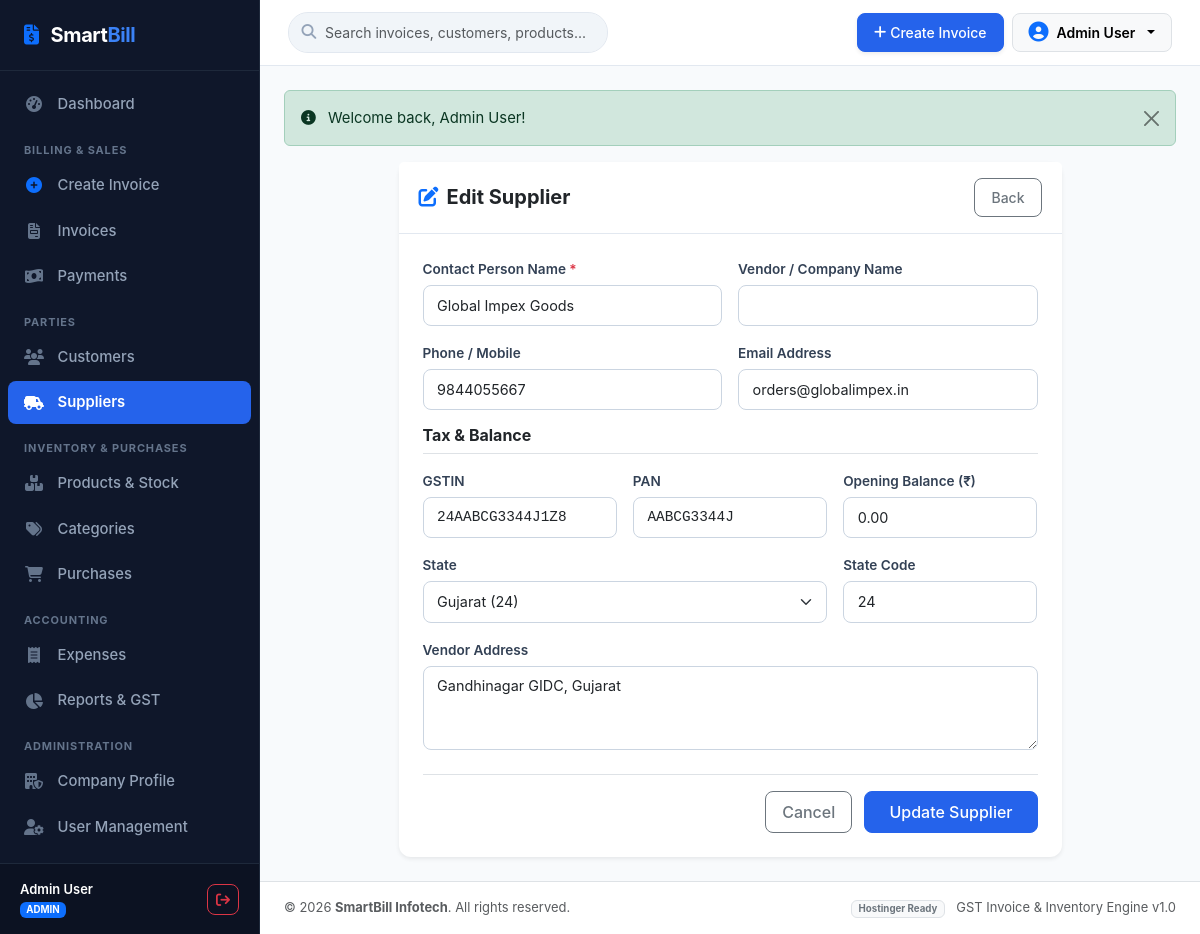
The app's page /suppliers/edit.php?id=2 (signed in) with its own data.
### tables this page shows
CREATE TABLE IF NOT EXISTS `suppliers` (
  `id` INT AUTO_INCREMENT PRIMARY KEY,
  `name` VARCHAR(150) NOT NULL,
  `business_name` VARCHAR(200) DEFAULT NULL,
  `mobile` VARCHAR(20) DEFAULT NULL,
  `email` VARCHAR(150) DEFAULT NULL,
  `address` TEXT DEFAULT NULL,
  `gstin` VARCHAR(30) DEFAULT NULL,
  `pan` VARCHAR(30) DEFAULT NULL,
  `state` VARCHAR(100) DEFAULT 'Maharashtra',
  `state_code` VARCHAR(10) DEFAULT '27',
  `opening_balance` DECIMAL(12,2) DEFAULT 0.00,
  `created_at` TIMESTAMP DEFAULT CURRENT_TIMESTAMP
);

CREATE TABLE IF NOT EXISTS `company_settings` (
  `id` INT PRIMARY KEY DEFAULT 1,
  `company_name` VARCHAR(200) NOT NULL DEFAULT 'SmartBill Enterprises',
  `legal_name` VARCHAR(200) DEFAULT 'SmartBill Solutions Private Limited',
  `address` TEXT DEFAULT 'Plot No. 42, Tech City Road, Cyber Square',
  `city` VARCHAR(100) DEFAULT 'Mumbai',
  `state` VARCHAR(100) DEFAULT 'Maharashtra',
  `pin_code` VARCHAR(20) DEFAULT '400001',
  `mobile` VARCHAR(20) DEFAULT '+91 98765 43210',
  `email` VARCHAR(150) DEFAULT 'contact@smartbill.com',
  `gstin` VARCHAR(30) DEFAULT '27AABCS1429B1Z5',
  `pan` VARCHAR(30) DEFAULT 'AABCS1429B',
  `state_code` VARCHAR(10) DEFAULT '27',
  `logo` VARCHAR(255) DEFAULT NULL,
  `invoice_prefix` VARCHAR(20) DEFAULT 'INV-2026',
  `starting_invoice_number` INT DEFAULT 1001,
  `bank_name` VARCHAR(150) DEFAULT 'HDFC Bank Ltd',
  `account_number` VARCHAR(50) DEFAULT '50200012345678',
  `ifsc` VARCHAR(30) DEFAULT 'HDFC0001234',
  `upi_id` VARCHAR(100) DEFAULT 'smartbill@hdfcbank',
  `terms_conditions` TEXT DEFAULT '1. Goods once sold will not be taken back or exchanged.\n2. All disputes subject to local jurisdiction only.\n3. Interest @ 18% p.a. will be charged if payment is not made within due date.',
  `authorized_signatory` VARCHAR(150) DEFAULT 'For SmartBill Solutions Pvt Ltd',
  `updated_at` TIMESTAMP DEFAULT CURRENT_TIMESTAMP ON UPDATE CURRENT_TIMESTAMP
);

### suppliers/edit.php (the view, shortened to what this page needs)
<?php
require_once __DIR__ . '/../includes/auth_check.php';
$id = (int)($_GET['id'] ?? 0);
$stmt = $pdo->prepare("SELECT * FROM suppliers WHERE id = ?");
$stmt->execute([$id]);
$supplier = $stmt->fetch();
$states = getIndianStates();
include __DIR__ . '/../includes/header.php';
?>
<div class="row justify-content-center">
    <div class="col-lg-9">
        <div class="card border-0 shadow-sm">
            <div class="card-header bg-white py-3 d-flex justify-content-between align-items-center">
                <div class="d-flex align-items-center gap-2">
                    <i class="fa-solid fa-pen-to-square text-primary fs-5"></i>
                    <h5 class="mb-0 fw-bold">Edit Supplier</h5>
                </div>
                <a href="index.php" class="btn btn-outline-secondary btn-sm">Back</a>
            </div>
            <div class="card-body p-4">
                <form action="edit.php?id=<?= $id ?>" method="POST">
                    <div class="row g-3 mb-3">
                        <div class="col-md-6">
                            <label class="form-label">Contact Person Name <span class="text-danger">*</span></label>
                            <input type="text" class="form-control" name="name" value="<?= htmlspecialchars($supplier['name']) ?>" required>
                        </div>
                        <div class="col-md-6">
                            <label class="form-label">Vendor / Company Name</label>
                            <input type="text" class="form-control" name="company_name" value="<?= htmlspecialchars($supplier['company_name'] ?? '') ?>">
                        </div>
                        <div class="col-md-6">
                            <label class="form-label">Phone / Mobile</label>
                            <input type="text" class="form-control" name="mobile" value="<?= htmlspecialchars($supplier['mobile'] ?? '') ?>">
                        </div>
                        <div class="col-md-6">
                            <label class="form-label">Email Address</label>
                            <input type="email" class="form-control" name="email" value="<?= htmlspecialchars($supplier['email'] ?? '') ?>">
                        </div>
                    </div>
                    <h6 class="fw-bold text-dark border-bottom pb-2 my-3">Tax & Balance</h6>
                    <div class="row g-3 mb-3">
                        <div class="col-md-4">
                            <label class="form-label">GSTIN</label>
                            <input type="text" class="form-control font-monospace" name="gstin" id="supGstin" maxlength="15" value="<?= htmlspecialchars($supplier['gstin'] ?? '') ?>">
                        </div>
                        <div class="col-md-4">
                            <label class="form-label">PAN</label>
                            <input type="text" class="form-control font-monospace" name="pan" id="supPan" maxlength="10" value="<?= htmlspecialchars($supplier['pan'] ?? '') ?>">
                        </div>
                        <div class="col-md-4">
                            <label class="form-label">Opening Balance (₹)</label>
                            <input type="number" step="0.01" class="form-control" name="opening_balance" value="<?= htmlspecialchars($supplier['opening_balance'] ?? '0.00') ?>">
                        </div>
                        <div class="col-md-8">
                            <label class="form-label">State</label>
                            <select class="form-select" name="state" id="supState">
                                <?php foreach ($states as $code => $stName): ?>
                                    <option value="<?= htmlspecialchars($stName) ?>" data-code="<?= $code ?>" <?= ($supplier['state'] === $stName) ? 'selected' : '' ?>>
                                        <?= htmlspecialchars($stName) ?> (<?= $code ?>)
                                    </option>
                                <?php endforeach; ?>
                            </select>
                        </div>
                        <div class="col-md-4">
                            <label class="form-label">State Code</label>
                            <input type="text" class="form-control" name="state_code" id="supStateCode" value="<?= htmlspecialchars($supplier['state_code'] ?? '') ?>">
                        </div>
                    </div>
                    <div class="mb-4">
                        <label class="form-label">Vendor Address</label>
                        <textarea class="form-control" name="address" rows="3"><?= htmlspecialchars($supplier['address'] ?? '') ?></textarea>
                    </div>
                    <div class="text-end pt-3 border-top">
                        <a href="index.php" class="btn btn-outline-secondary me-2">Cancel</a>
                        <button type="submit" class="btn btn-primary px-4">Update Supplier</button>
                    </div>
                </form>
            </div>
        </div>
    </div>
</div>
<?php include __DIR__ . '/../includes/footer.php'; ?>

### includes/footer.php (shortened to what this page needs)
        </main>
        <footer class="bg-white border-top py-3 px-4 text-center text-md-between d-flex flex-column flex-md-row align-items-center justify-content-between text-muted small mt-auto">
            <div>
                &copy; <?= date('Y') ?> <strong><?= htmlspecialchars($company_info['company_name'] ?? 'SmartBill') ?></strong>. All rights reserved.
            </div>
            <div class="mt-1 mt-md-0">
                <span class="badge bg-light text-secondary border">Hostinger Ready</span>
                <span class="ms-2">GST Invoice & Inventory Engine v1.0</span>
            </div>
        </footer>
    </div>
</div>
</body>
</html>

### assets/css/style.css (style rules this page uses)
:root { --sb-primary: #2563eb; --sb-primary-hover: #1d4ed8; --sb-primary-light: #eff6ff; --sb-secondary: #475569; --sb-success: #059669; --sb-success-light: #ecfdf5; --sb-warning: #d97706; --sb-warning-light: #fffbeb; --sb-danger: #dc2626; --sb-danger-light: #fef2f2; --sb-info: #0891b2; --sb-dark: #0f172a; --sb-slate: #1e293b; --sb-sidebar-bg: #0f172a; --sb-sidebar-text: #94a3b8; --sb-sidebar-active: #3b82f6; --sb-border: #e2e8f0; --sb-bg: #f8fafc; --sb-card-bg: #ffffff; --sb-text: #1e293b; --sb-text-muted: #64748b; --sb-sidebar-width: 260px; }
body { font-family: -apple-system, BlinkMacSystemFont, "Segoe UI", Roboto, "Helvetica Neue", Arial, sans-serif; background-color: var(--sb-bg); color: var(--sb-text); min-height: 100vh; margin: 0; padding: 0; font-size: 0.925rem; }
.card { border: 1px solid var(--sb-border); border-radius: 0.75rem; box-shadow: 0 1px 3px 0 rgba(0, 0, 0, 0.04); }
.card-header { background-color: #ffffff; border-bottom: 1px solid var(--sb-border); font-weight: 600; padding: 1rem 1.25rem; }
.form-label { font-weight: 600; font-size: 0.85rem; color: #334155; margin-bottom: 0.35rem; }
.form-control, .form-select { border-color: #cbd5e1; border-radius: 0.5rem; font-size: 0.9rem; padding: 0.55rem 0.85rem; }
.btn { font-weight: 500; border-radius: 0.5rem; padding: 0.5rem 1rem; transition: all 0.15s ease; }
.btn-primary { background-color: var(--sb-primary); border-color: var(--sb-primary); }

### records on screen
suppliers: name "Global Impex Goods", mobile "9844055667", email "orders@globalimpex.in", gstin "24AABCG3344J1Z8", pan "AABCG3344J", opening_balance "0.00", state "Gujarat (24)", state_code "24", address "Gandhinagar GIDC, Gujarat"
company_settings: company_name "SmartBill Infotech"

### other values on screen
$_SESSION['user_name'] "Admin User"
$_SESSION['user_role'] "ADMIN"
$flash['text'] "Welcome back, Admin User!"
